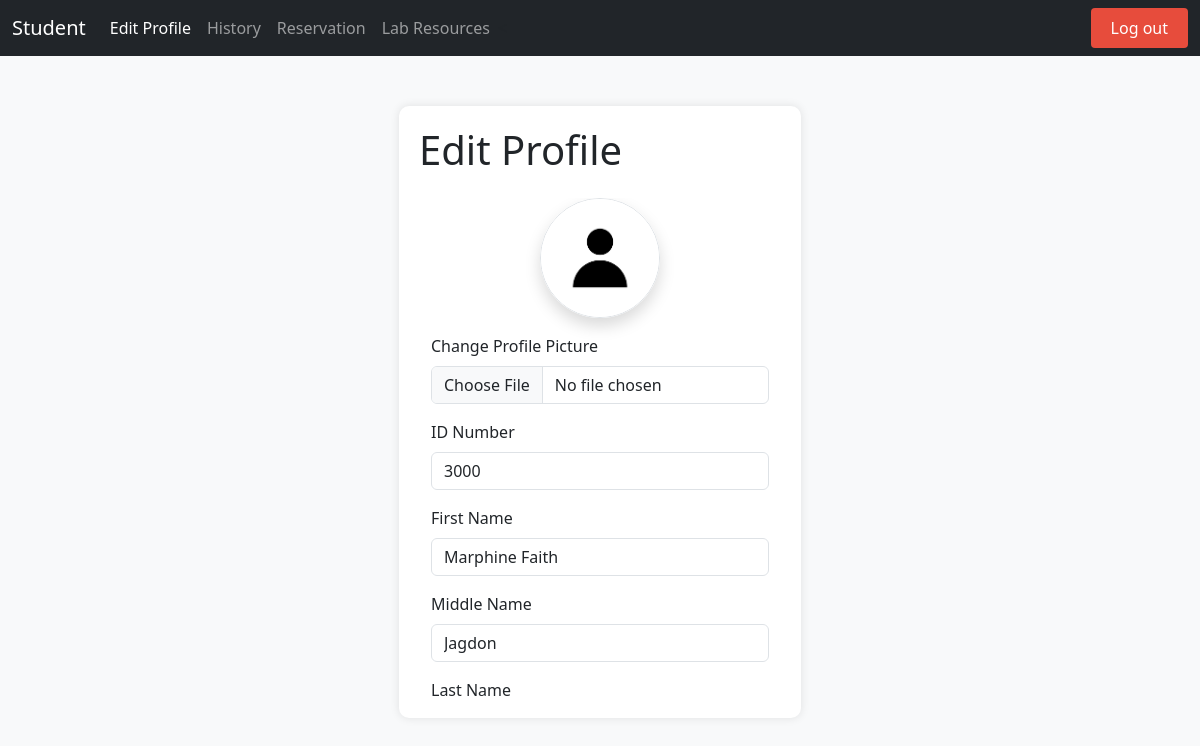
/edit.php (signed in), run on an earlier commit of the app's database.
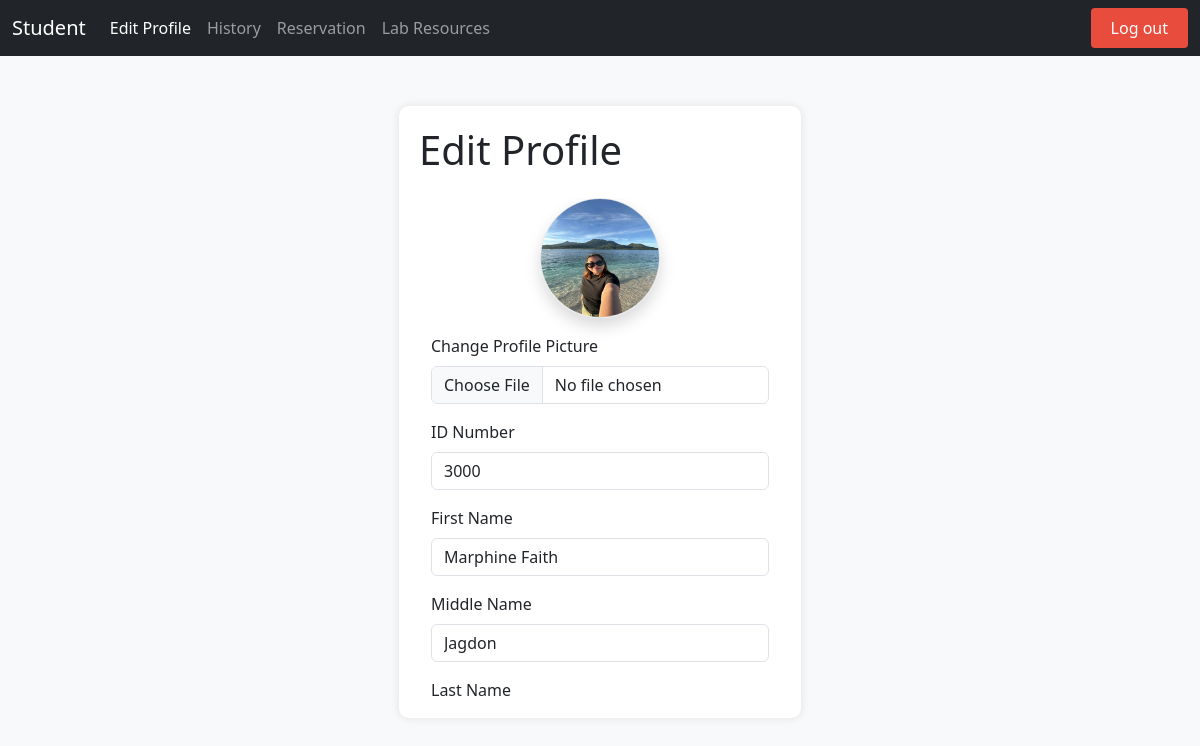
And on a later commit of the database.
### tables this page shows
CREATE TABLE `user` (
  `IDNO` int(11) NOT NULL,
  `Lastname` varchar(50) NOT NULL,
  `Firstname` varchar(50) NOT NULL,
  `Midname` varchar(50) NOT NULL,
  `course` varchar(50) NOT NULL,
  `year_level` int(11) NOT NULL,
  `username` varchar(50) NOT NULL,
  `password` varchar(255) NOT NULL,
  `profilepic` varchar(255) NOT NULL DEFAULT 'default.png',
  `session_count` int(11) NOT NULL DEFAULT 30
);

### edit.php (the view, shortened to what this page needs)
<!DOCTYPE html>
<html>
<head>
    <link href="https://cdn.jsdelivr.net/npm/bootstrap@5.3.3/dist/css/bootstrap.min.css" rel="stylesheet">
</head>
<body>
<body class="d-flex flex-column min-vh-100">
    <nav class="navbar navbar-expand-lg navbar-dark bg-dark">
        <div class="container-fluid">
            <a class="navbar-brand" href="dashboard.php">Student</a>
            <div class="collapse navbar-collapse" id="navbarNav">
                <ul class="navbar-nav">
                    <li class="nav-item"><a class="nav-link active" href="edit.php">Edit Profile</a></li>
                    <li class="nav-item"><a class="nav-link" href="history.php">History</a></li>
                    <li class="nav-item"><a class="nav-link" href="reservation.php">Reservation</a></li>
                    <li class="nav-item"><a class="nav-link" href="view_lab_resources.php">Lab Resources</a></li>
                </ul>
                <<a href="login.php?logout=true" class="logout-btn ms-auto">Log out</a>
            </div>
        </div>
    </nav>
    <div class="profile-container">
        <h1 class="profile-title">Edit Profile</h1>
<?php
include("connect.php");
$username = $_SESSION['username'];
$query = "SELECT * FROM user WHERE username = '$username'";
$result = mysqli_query($conn, $query);
if (mysqli_num_rows($result) > 0) {
    $user = mysqli_fetch_assoc($result);
    $profilepic = 'default.png';
    if (!empty($user['profilepic'])) {
        $picPath = "uploads/" . $user['profilepic'];
        if (file_exists($picPath)) {
            $profilepic = $user['profilepic'];
        }
    }
?>
    <form action="" method="post" enctype="multipart/form-data" class="container mt-4" style="max-height: 500px; overflow-y: auto;">
    <div class="text-center mb-3">
        <img src="uploads/<?php echo htmlspecialchars($profilepic); ?>" alt="Profile Picture"
        onerror="this.src='uploads/default.png';" class="rounded-circle border shadow" width="120" height="120">
    </div>
    <div class="mb-3">
            <label for="profile_pic" class="form-label">Change Profile Picture</label>
            <input type="file" id="profile_pic" name="profile_pic" class="form-control" accept="image/*">
        </div>
        <div class="mb-3">
            <label for="idno" class="form-label">ID Number</label>
            <input type="text" id="idno" name="idno" class="form-control"
                value="<?php echo htmlspecialchars($user['IDNO']); ?>" readonly>
        </div>
        <div class="mb-3">
            <label for="firstname" class="form-label">First Name</label>
            <input type="text" id="firstname" name="firstname" class="form-control"
                value="<?php echo htmlspecialchars($user['Firstname']); ?>" required>
        </div>
        <div class="mb-3">
            <label for="midname" class="form-label">Middle Name</label>
            <input type="text" id="midname" name="midname" class="form-control"
                value="<?php echo htmlspecialchars($user['Midname']); ?>">
        </div>
        <div class="mb-3">
            <label for="lastname" class="form-label">Last Name</label>
        </div>
    </form>
<?php
}
?>
    </div>
</body>
</html>

What changed in the data, as far as the page shows it:
changed user "Marphine Faith": profilepic: picture added in place of a placeholder
